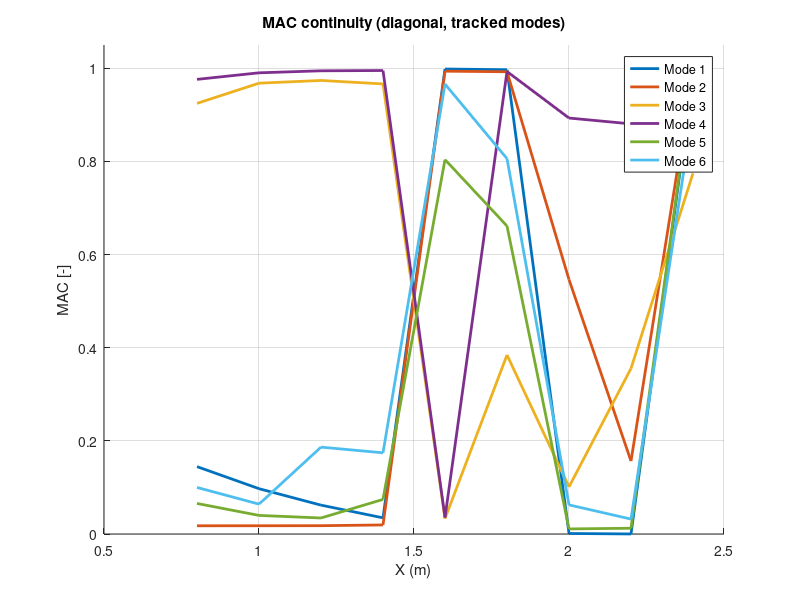
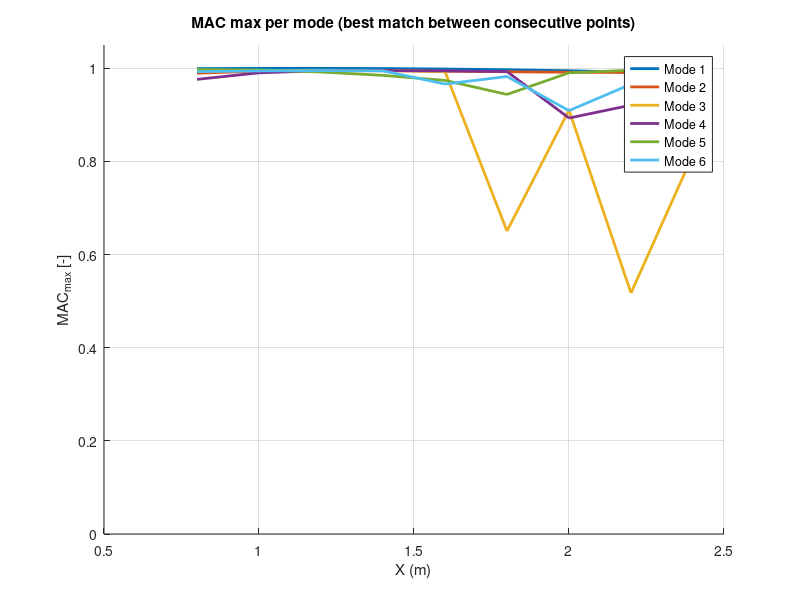
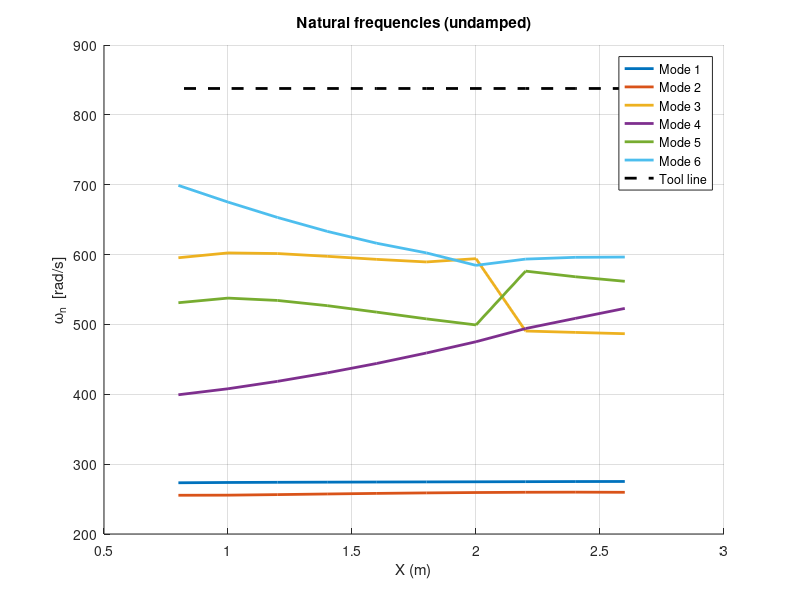
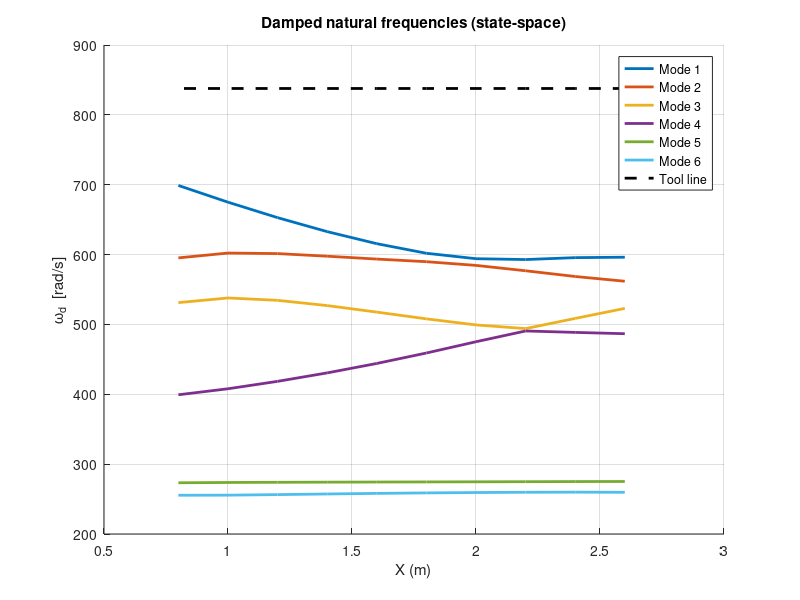

Recreate these plots in MATLAB, in order. (Note: this script raises an error after producing the figures.)
function RobotStifnessModel()

clear; clc;

%% =============================================================================
%% Trajectory (q1..q6)
%% =============================================================================
Angcord1 = [ ...
   -3.97   -9.32    36.81   -91.37   -92.63   332.47;
   -4.30  -21.87    62.29   -92.14   -92.51   319.54;
   -4.69  -30.27    79.89   -92.81   -92.39   310.33;
   -5.16  -36.97    94.43   -93.51   -92.23   302.47;
   -5.73  -42.59   107.24   -94.27   -92.02   295.27;
   -6.44  -47.36   118.92   -95.16   -91.72   288.36;
   -7.36  -51.30   129.77   -96.23   -91.27   281.45;
   -8.57  -54.23   139.98   -97.55   -90.56   274.22;
  -10.26  -55.70   149.59   -99.24   -89.37   266.16;
  -12.77  -54.53   158.52  -101.43   -87.17   256.30 ];

xpos = [ 2.6 2.4 2.2 2.0 1.8 1.6 1.4 1.2 1.0 0.8 ].';   % [m]

%% Modification in angles to match with KUKA convention.

Angcord1(:,2)=-Angcord1(:,2)
Angcord1(:,3)=Angcord1(:,3)+180

Angcord = deg2rad(Angcord1);
n = 6;

%% =============================================================================
%% ------------------ Parameters -----------------------------------------------
%% =============================================================================

RPM = 2000;                % [rev/min]
z_teeth = 4;               % [-] number of teeth
Toolw = RPM*(2*pi/60)*z_teeth;    % [rad/s] tooth passing frequency

a     = [0.33 1.15 0.115 0 0 0];             % [m]
d     = [0.645 0 0 1.22 0 0.24];             % [m]
alpha = [pi/2 0 pi/2 pi/2 -pi/2 0];         % [rad]



lc    = [0.35 0.60 0.55 0.15 0.12 0.20];     % [m]
lc_y  = [0.00 0.00 0.00 0.00 0.00 0.00];     % [m]
lc_z  = [0.00 0.00 0.00 0.00 0.00 0.00];     % [m]

m     = [315 315 165 20 35 46];              % [kg]

Ixx = [ 12.0  18.0  10.5  0.40  0.80  1.10 ];  % [kg*m^2]
Iyy = [  9.0  14.0   8.0  0.30  0.60  0.90 ];  % [kg*m^2]
Izz = [  6.0   9.5   5.5  0.20  0.40  0.70 ];  % [kg*m^2]

Ixy = [ 0 0 0 0 0 0 ];  % [kg*m^2]
Ixz = [ 0 0 0 0 0 0 ];  % [kg*m^2]
Iyz = [ 0 0 0 0 0 0 ];  % [kg*m^2]

Ks = diag([40e7 40e7 40e6 50e4 50e4 40e4]);    % [N*m/rad]
Cs = diag([2e1  2e2  2e1  5e1  5e1  2e1 ]);     % [N*m*s/rad]
g  = 9.81;                                       % [m/s^2]

%% =========================================================================
%% Modal analysis
%% =========================================================================
N = size(Angcord,1);

wn   = zeros(N,n);   % [rad/s]
wd   = zeros(N,n);   % [rad/s]
zeta = zeros(N,n);   % [-]

Phi_all = cell(N,1);     % store tracked mode shapes
S_all   = cell(N-1,1);   % store MAC matrices between consecutive points
phi_prev = [];

% --- Numerical derivative step (for Kg) ---
epsK = 1e-5;

% --- Sanity check storage (for research plots / QA logs) ---
symErrD  = zeros(N,1);
minEigD  = zeros(N,1);
condD    = zeros(N,1);
Pgrav    = zeros(N,1);
Kg_sens  = zeros(N,1);  % simple sensitivity metric

for p = 1:N

    q0 = Angcord(p,:).';

    % --- Inertia matrix (numeric, exact) ---
    D = inertia_numeric(q0,a,d,alpha,lc,lc_y,lc_z,m,Ixx,Iyy,Izz,Ixy,Ixz,Iyz);

    % --- Gravity stiffness Kg (numeric linearization) ---
    Kg = zeros(n);
    for i=1:n  % Numeric derivative (central difference)
        dq = zeros(n,1);     % A column vector with zeros.
        dq(i)=epsK;          % we apply the perturbation just to the joint i
        Gp = gravity_numeric(q0+dq,a,d,alpha,lc,lc_y,lc_z,m,g);
        Gm = gravity_numeric(q0-dq,a,d,alpha,lc,lc_y,lc_z,m,g);
        Kg(:,i) = (Gp-Gm)/(2*epsK);
    end

    Kt = Ks + Kg;

    % --- Undamped modal problem (eig + mode tracking with MAC) ---
    [phi, W2] = eig(Kt, D);
    wn_tmp = sqrt(real(diag(W2)));   % n×1

    % Normalize modes (for MAC comparison)
    for k = 1:n
        phi(:,k) = phi(:,k) / norm(phi(:,k));
    end

    if p == 1
        perm = 1:n;
    else
        % MAC matrix (0..1) because columns are normalized:
        % MAC = |phi_prev' * phi|^2
        S = abs(phi_prev.' * phi).^2;
        perm = best_perm(S);
        S_all{p-1} = S;
    end

    % Reorder according to tracking permutation
    phi    = phi(:,perm);
    wn_tmp = wn_tmp(perm);

    % Store
    wn(p,:) = wn_tmp.';
    Phi_all{p} = phi;
    phi_prev = phi;

    % ============================
    % Damped state-space model
    % ============================
    Z = zeros(n);
    I = eye(n);

    A = [ Z         I ;
         -D\Kt    -D\Cs ];

    lam_all = eig(A);

    % Select one representative per mode:
    lam_c = lam_all(imag(lam_all) > 0);

    if numel(lam_c) >= n
        [~,idxc] = sort(abs(imag(lam_c)), 'descend');
        lam_sel = lam_c(idxc(1:n));
    else
        lam_r = lam_all(abs(imag(lam_all)) < 1e-12);
        [~,idxr] = sort(abs(real(lam_r)), 'ascend');
        lam_r = lam_r(idxr);
        need = min(n-numel(lam_c), numel(lam_r));
        lam_sel = [lam_c; lam_r(1:need)];
        if numel(lam_sel) < n
            lam_sel(end+1:n,1) = 0;
        end
    end

    lam_sel = lam_sel(:).';
    wd(p,:)   = abs(imag(lam_sel));  % [rad/s]
    zeta(p,:) = -real(lam_sel) ./ sqrt(real(lam_sel).^2 + imag(lam_sel).^2); % [-]

    %% =====================================================================
    %% Consistency / sanity checks (stored + optional warnings)
    %% =====================================================================
    symErrD(p) = norm(D - D.', 'fro') / max(1, norm(D,'fro'));
    Ds = (D + D.')/2;                 % symmetric part (for numerical safety)
    ev = eig(Ds);
    minEigD(p) = min(real(ev));
    condD(p) = cond(D);

    % Potential energy (gravity)
    Pgrav(p) = potential_energy_numeric(q0,a,d,alpha,lc,lc_y,lc_z,m,g);

    % Simple Kg sensitivity metric (compare epsK vs 10*epsK)
    Kg2 = zeros(n);
    eps2 = 10*epsK;
    for i=1:n
        dq = zeros(n,1);
        dq(i)=eps2;
        Gp = gravity_numeric(q0+dq,a,d,alpha,lc,lc_y,lc_z,m,g);
        Gm = gravity_numeric(q0-dq,a,d,alpha,lc,lc_y,lc_z,m,g);
        Kg2(:,i) = (Gp-Gm)/(2*eps2);
    end
    Kg_sens(p) = norm(Kg - Kg2,'fro') / max(1, norm(Kg2,'fro'));

    % Optional: warning prints only if something looks bad
    if symErrD(p) > 1e-8
        fprintf('WARN: D not symmetric enough at p=%d (symErr=%g)\n', p, symErrD(p));
    end
    if minEigD(p) <= 0
        fprintf('WARN: D not positive definite at p=%d (minEig=%g)\n', p, minEigD(p));
    end
    if condD(p) > 1e12
        fprintf('WARN: D ill-conditioned at p=%d (cond=%g)\n', p, condD(p));
    end
    if Kg_sens(p) > 0.05
        fprintf('WARN: Kg sensitive to eps at p=%d (sens=%g)\n', p, Kg_sens(p));
    end

end

%% =========================================================================
%% MAC plots
%% =========================================================================
MAC_diag = zeros(N-1,n);
MAC_max  = zeros(N-1,n);

for p = 2:N
    S = S_all{p-1};  % MAC matrix (0..1)
    for k = 1:n
        MAC_diag(p-1,k) = S(k,k);
        MAC_max(p-1,k)  = max(S(k,:));
    end
end

figure; hold on;
colors = lines(n);
for k = 1:n
    plot(xpos(2:end), MAC_diag(:,k), 'LineWidth', 2, 'Color', colors(k,:));
end
xlabel('X (m)');
ylabel('MAC [-]');
title('MAC continuity (diagonal, tracked modes)');
legend('Mode 1','Mode 2','Mode 3','Mode 4','Mode 5','Mode 6');
grid on; ylim([0 1.05]);

figure; hold on;
for k = 1:n
    plot(xpos(2:end), MAC_max(:,k), 'LineWidth', 2, 'Color', colors(k,:));
end
xlabel('X (m)');
ylabel('MAC_{max} [-]');
title('MAC max per mode (best match between consecutive points)');
legend('Mode 1','Mode 2','Mode 3','Mode 4','Mode 5','Mode 6');
grid on; ylim([0 1.05]);

%% =========================================================================
%% Plot wn (undamped)
%% =========================================================================
figure; hold on;
colors = lines(n);
for i=1:n
    plot(xpos, wn(:,i), 'LineWidth', 2, 'Color', colors(i,:));
end
plot(xpos, Toolw*ones(size(xpos)), 'k--', 'LineWidth', 2);
xlabel('X (m)');
ylabel('\omega_n  [rad/s]');
title('Natural frequencies (undamped)');
legend('Mode 1','Mode 2','Mode 3','Mode 4','Mode 5','Mode 6','Tool line');
grid on;

%% =========================================================================
%% Plot wd (damped)
%% =========================================================================
figure; hold on;
for i=1:n
    plot(xpos, wd(:,i), 'LineWidth', 2, 'Color', colors(i,:));
end
plot(xpos, Toolw*ones(size(xpos)), 'k--', 'LineWidth', 2);
xlabel('X (m)');
ylabel('\omega_d  [rad/s]');
title('Damped natural frequencies (state-space)');
legend('Mode 1','Mode 2','Mode 3','Mode 4','Mode 5','Mode 6','Tool line');
grid on;

%% =========================================================================
%% Plot damping ratios
%% =========================================================================
figure; hold on;
for i=1:n
    plot(xpos, zeta(:,i), 'LineWidth', 2, 'Color', colors(i,:));
end
xlabel('X (m)');
ylabel('\zeta [-]');
title('Modal damping ratio along trajectory');
legend('Mode 1','Mode 2','Mode 3','Mode 4','Mode 5','Mode 6');
grid on;

%% =========================================================================
%% Plot sanity checks (optional but recommended for research)
%% =========================================================================
figure; plot(xpos, symErrD, 'LineWidth', 2); grid on;
xlabel('X (m)'); ylabel('||D-D^T||/||D|| [-]');
title('D symmetry error along trajectory');

figure; plot(xpos, minEigD, 'LineWidth', 2); grid on;
xlabel('X (m)'); ylabel('min eig(Ds) [-]');
title('Minimum eigenvalue of symmetric part of D');

figure; semilogy(xpos, condD, 'LineWidth', 2); grid on;
xlabel('X (m)'); ylabel('cond(D) [-]');
title('Condition number of D');

figure; plot(xpos, Pgrav, 'LineWidth', 2); grid on;
xlabel('X (m)'); ylabel('Potential energy P [J]');
title('Gravity potential energy along trajectory');

figure; plot(xpos, Kg_sens, 'LineWidth', 2); grid on;
xlabel('X (m)'); ylabel('Kg sensitivity metric [-]');
title('Kg sensitivity to eps (compare eps and 10*eps)');

%% =========================================================================
%% Visualización de modos
%% =========================================================================
p_vis  = 5;     % postura
scale  = 0.6;   % exageración modal

plotModalShapes(Angcord, Phi_all, a, d, alpha, p_vis, scale)

end

%% =========================================================================
%% NUMERIC INERTIA MATRIX
%% =========================================================================
function D = inertia_numeric(q,a,d,alpha,lc,lc_y,lc_z,m,Ixx,Iyy,Izz,Ixy,Ixz,Iyz)

n = length(q);
T = eye(4); %identity matrix

O = cell(n+1,1); %cell or empty arrange for origin of reference systems
z = cell(n+1,1); %cell or empty arrange for z-axes
R = cell(n,1); %cell or empty arrange for rotation matrix

O{1} = [0;0;0]; % Origin of base reference frame
z{1} = [0;0;1]; % Z axes of the reference frame.

for i=1:n
    T = T * dh_num(a(i),alpha(i),d(i),q(i));
    R{i}   = T(1:3,1:3);
    O{i+1} = T(1:3,4);
    z{i+1} = R{i}*[0;0;1];
end

D = zeros(n);

for i=1:n
    rcm = [lc(i); lc_y(i); lc_z(i)];
    Ocm = O{i+1} + R{i}*rcm;

    Jv = zeros(3,n);
    Jw = zeros(3,n);

    for j=1:i
        Jv(:,j) = cross(z{j},Ocm-O{j});
        Jw(:,j) = z{j};
    end

    Ii = [ Ixx(i) -Ixy(i) -Ixz(i);
          -Ixy(i)  Iyy(i) -Iyz(i);
          -Ixz(i) -Iyz(i)  Izz(i) ];

    D = D + m(i)*(Jv'*Jv) + Jw'*R{i}*Ii*R{i}'*Jw;
end
end

%% =========================================================================
%% GRAVITY MATRIX
%% =========================================================================
function G = gravity_numeric(q,a,d,alpha,lc,lc_y,lc_z,m,g)

n = length(q);
G = zeros(n,1);

epsG = 1e-6; % We define the perturbation used to apply the mathematical formula of the derivative

for k = 1:n
    dqk = zeros(n,1); % A column vector with zeros.
    dqk(k) = epsG; % we apply the perturbation just to the joint k

    Pp = 0; % Potential energy with positive perturbation
    T  = eye(4); % Transformation Matrix storage.
    for i = 1:n
        T = T * dh_num(a(i),alpha(i),d(i),q(i) + dqk(i)); % Transformation matrix with perturbation in the joint k.
        R = T(1:3,1:3);
        O = T(1:3,4);
        rcm = [lc(i); lc_y(i); lc_z(i)]; % Center of mass coordinates for each link.
        Ocm = O + R*rcm;
        Pp = Pp + m(i)*g*Ocm(3); % Potential Energy with Influence on the joint k. (positive perturbation)
    end

    Pm = 0; % Potential energy with negative perturbation
    T  = eye(4); % Transformation Matrix storage.
    for i = 1:n
        T = T * dh_num(a(i),alpha(i),d(i),q(i) - dqk(i)); % Transformation matrix with perturbation in the joint k.
        R = T(1:3,1:3);
        O = T(1:3,4);
        rcm = [lc(i); lc_y(i); lc_z(i)]; % Center of mass coordinates for each link.
        Ocm = O + R*rcm;
        Pm = Pm + m(i)*g*Ocm(3); % Potential Energy with Influence on the joint k. (negative perturbation)
    end

    G(k) = (Pp - Pm) / (2*epsG); % Derivative of the potential energy for each joint. (Column vector)
end

end

%% =========================================================================
%% Potential energy (gravity)
%% =========================================================================
function P = potential_energy_numeric(q,a,d,alpha,lc,lc_y,lc_z,m,g)

n = length(q);
P = 0;
T = eye(4);

for i = 1:n
    T = T * dh_num(a(i),alpha(i),d(i),q(i));
    R = T(1:3,1:3);
    O = T(1:3,4);
    rcm = [lc(i); lc_y(i); lc_z(i)];
    Ocm = O + R*rcm;
    P = P + m(i)*g*Ocm(3);
end

end

%% =========================================================================
%% DH TRANSFORM
%% =========================================================================
function T = dh_num(a,alpha,d,theta)
T = [ ...
 cos(theta) -sin(theta)*cos(alpha)  sin(theta)*sin(alpha) a*cos(theta);
 sin(theta)  cos(theta)*cos(alpha) -cos(theta)*sin(alpha) a*sin(theta);
 0           sin(alpha)             cos(alpha)            d;
 0           0                      0                     1];
end

%% =========================================================================
%% Global assignment per step (permutation)
%% =========================================================================
function perm = best_perm(S)
n = size(S,1);
P = perms(1:n);              % 720 x 6
score = zeros(size(P,1),1);

for k = 1:size(P,1)
    p = P(k,:);
    score(k) = sum(diag(S(:,p)));
end

[~,idx] = max(score);
perm = P(idx,:);
end
